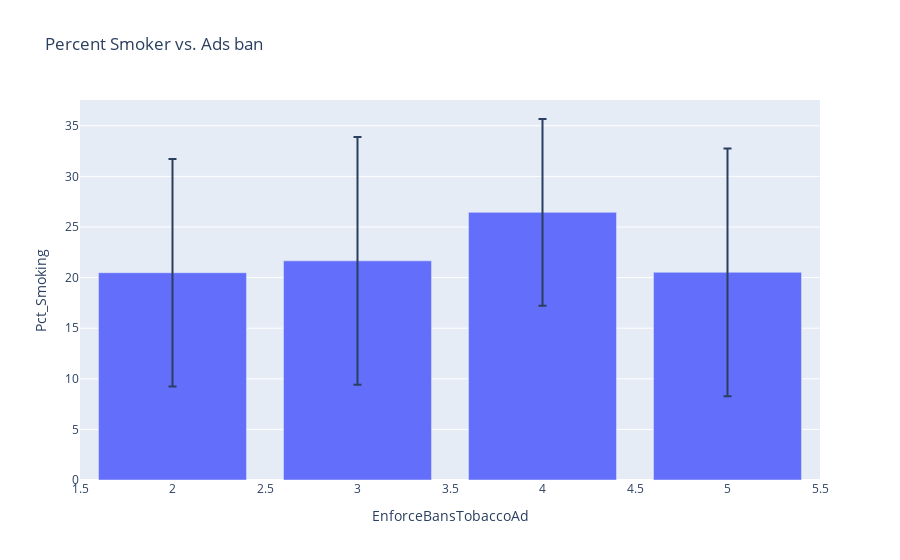

The notebook cell saved with this chart:
### Markdown cell above
Question: Do countries with stricter regulation on cigarette ads have a lower percentage of smokers?

Graph: Percent of smokers in a country after an onset period vs ban on cigarette ads.

### Code cell
ban_df = reg_use_df.groupby("EnforceBansTobaccoAd").mean()
ban_df["Smoking_Std"] = reg_use_df.groupby("EnforceBansTobaccoAd").std()["Pct_Smoking"]

px.bar(ban_df, x=ban_df.index, y="Pct_Smoking", title="Percent Smoker vs. Ads ban", error_y="Smoking_Std")

### Figure 1 — Plotly figure (JSON) as saved in the notebook; plotly's stock layout.template omitted (floating-point values rounded to 4 significant figures)
{"data": [{"alignmentgroup": "True", "error_y": {"array": [11.23, 12.23, 9.224, 12.24]}, "hovertemplate": "EnforceBansTobaccoAd=%{x}<br>Pct_Smoking=%{y}<extra></extra>", "legendgroup": "", "marker": {"color": "#636efa", "pattern": {"shape": ""}}, "name": "", "offsetgroup": "", "orientation": "v", "showlegend": false, "textposition": "auto", "type": "bar", "x": [2, 3, 4, 5], "xaxis": "x", "y": [20.48, 21.65, 26.44, 20.52], "yaxis": "y"}], "layout": {"barmode": "relative", "legend": {"tracegroupgap": 0}, "title": {"text": "Percent Smoker vs. Ads ban"}, "xaxis": {"anchor": "y", "domain": [0, 1], "title": {"text": "EnforceBansTobaccoAd"}}, "yaxis": {"anchor": "x", "domain": [0, 1], "title": {"text": "Pct_Smoking"}}}}
